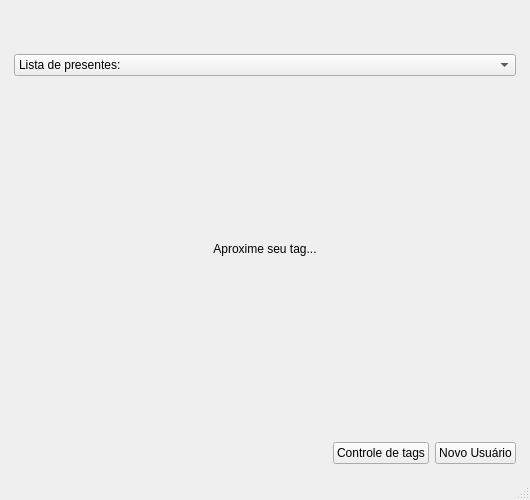
<?xml version="1.0" encoding="UTF-8"?>
<ui version="4.0">
 <class>MainWindow</class>
 <widget class="QMainWindow" name="MainWindow">
  <property name="geometry">
   <rect>
    <x>0</x>
    <y>0</y>
    <width>530</width>
    <height>500</height>
   </rect>
  </property>
  <property name="minimumSize">
   <size>
    <width>530</width>
    <height>500</height>
   </size>
  </property>
  <property name="maximumSize">
   <size>
    <width>16777215</width>
    <height>16777215</height>
   </size>
  </property>
  <property name="windowTitle">
   <string>Registro de presença</string>
  </property>
  <property name="windowOpacity">
   <double>0.900000000000000</double>
  </property>
  <property name="tabShape">
   <enum>QTabWidget::Rounded</enum>
  </property>
  <property name="unifiedTitleAndToolBarOnMac">
   <bool>false</bool>
  </property>
  <widget class="QWidget" name="centralwidget">
   <layout class="QGridLayout" name="gridLayout">
    <item row="1" column="0">
     <spacer name="horizontalSpacer_7">
      <property name="orientation">
       <enum>Qt::Horizontal</enum>
      </property>
      <property name="sizeType">
       <enum>QSizePolicy::Fixed</enum>
      </property>
      <property name="sizeHint" stdset="0">
       <size>
        <width>5</width>
        <height>20</height>
       </size>
      </property>
     </spacer>
    </item>
    <item row="2" column="1">
     <spacer name="verticalSpacer_5">
      <property name="orientation">
       <enum>Qt::Vertical</enum>
      </property>
      <property name="sizeType">
       <enum>QSizePolicy::Fixed</enum>
      </property>
      <property name="sizeHint" stdset="0">
       <size>
        <width>5</width>
        <height>5</height>
       </size>
      </property>
     </spacer>
    </item>
    <item row="0" column="1">
     <spacer name="verticalSpacer_2">
      <property name="orientation">
       <enum>Qt::Vertical</enum>
      </property>
      <property name="sizeType">
       <enum>QSizePolicy::Fixed</enum>
      </property>
      <property name="sizeHint" stdset="0">
       <size>
        <width>20</width>
        <height>5</height>
       </size>
      </property>
     </spacer>
    </item>
    <item row="1" column="2">
     <spacer name="horizontalSpacer_8">
      <property name="orientation">
       <enum>Qt::Horizontal</enum>
      </property>
      <property name="sizeType">
       <enum>QSizePolicy::Fixed</enum>
      </property>
      <property name="sizeHint" stdset="0">
       <size>
        <width>5</width>
        <height>5</height>
       </size>
      </property>
     </spacer>
    </item>
    <item row="1" column="1">
     <layout class="QVBoxLayout" name="verticalLayout">
      <property name="sizeConstraint">
       <enum>QLayout::SetMaximumSize</enum>
      </property>
      <item>
       <spacer name="verticalSpacer_4">
        <property name="orientation">
         <enum>Qt::Vertical</enum>
        </property>
        <property name="sizeType">
         <enum>QSizePolicy::Fixed</enum>
        </property>
        <property name="sizeHint" stdset="0">
         <size>
          <width>20</width>
          <height>40</height>
         </size>
        </property>
       </spacer>
      </item>
      <item>
       <widget class="QComboBox" name="cBox_listaPresentes">
        <property name="enabled">
         <bool>true</bool>
        </property>
        <property name="maxVisibleItems">
         <number>25</number>
        </property>
        <property name="sizeAdjustPolicy">
         <enum>QComboBox::AdjustToContents</enum>
        </property>
        <item>
         <property name="text">
          <string>Lista de presentes:</string>
         </property>
        </item>
       </widget>
      </item>
      <item>
       <spacer name="verticalSpacer">
        <property name="orientation">
         <enum>Qt::Vertical</enum>
        </property>
        <property name="sizeHint" stdset="0">
         <size>
          <width>20</width>
          <height>40</height>
         </size>
        </property>
       </spacer>
      </item>
      <item>
       <layout class="QHBoxLayout" name="horizontalLayout_3">
        <property name="leftMargin">
         <number>40</number>
        </property>
        <property name="rightMargin">
         <number>40</number>
        </property>
        <item>
         <widget class="QLabel" name="lbl_leituraTag">
          <property name="text">
           <string>Aproxime seu tag...</string>
          </property>
          <property name="alignment">
           <set>Qt::AlignCenter</set>
          </property>
         </widget>
        </item>
       </layout>
      </item>
      <item>
       <widget class="QLabel" name="lbl_info">
        <property name="text">
         <string/>
        </property>
        <property name="alignment">
         <set>Qt::AlignCenter</set>
        </property>
       </widget>
      </item>
      <item>
       <spacer name="verticalSpacer_3">
        <property name="orientation">
         <enum>Qt::Vertical</enum>
        </property>
        <property name="sizeHint" stdset="0">
         <size>
          <width>20</width>
          <height>40</height>
         </size>
        </property>
       </spacer>
      </item>
      <item>
       <layout class="QHBoxLayout" name="horizontalLayout_6">
        <item>
         <spacer name="horizontalSpacer_3">
          <property name="orientation">
           <enum>Qt::Horizontal</enum>
          </property>
          <property name="sizeHint" stdset="0">
           <size>
            <width>40</width>
            <height>20</height>
           </size>
          </property>
         </spacer>
        </item>
        <item>
         <widget class="QPushButton" name="btn_addTag">
          <property name="text">
           <string>Controle de tags</string>
          </property>
         </widget>
        </item>
        <item>
         <widget class="QPushButton" name="btn_novo">
          <property name="text">
           <string>Novo Usuário</string>
          </property>
         </widget>
        </item>
       </layout>
      </item>
     </layout>
    </item>
   </layout>
  </widget>
  <widget class="QMenuBar" name="menubar">
   <property name="geometry">
    <rect>
     <x>0</x>
     <y>0</y>
     <width>530</width>
     <height>21</height>
    </rect>
   </property>
  </widget>
  <widget class="QStatusBar" name="statusbar"/>
 </widget>
 <resources/>
 <connections/>
</ui>
